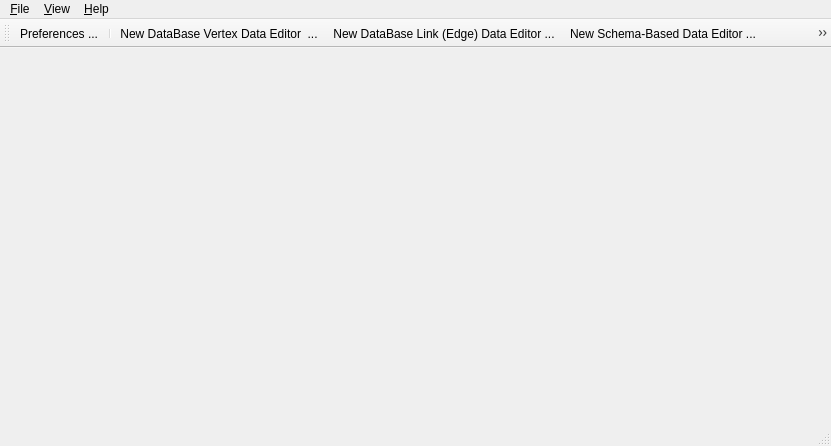
<?xml version="1.0" encoding="UTF-8"?>
<ui version="4.0">
 <class>TJSONUITestWin</class>
 <widget class="QMainWindow" name="TJSONUITestWin">
  <property name="geometry">
   <rect>
    <x>0</x>
    <y>0</y>
    <width>831</width>
    <height>446</height>
   </rect>
  </property>
  <property name="windowTitle">
   <string>JSONUI Test Main Window</string>
  </property>
  <widget class="QWidget" name="centralWidget">
   <layout class="QGridLayout" name="gridLayout"/>
  </widget>
  <widget class="QMenuBar" name="menuBar">
   <property name="geometry">
    <rect>
     <x>0</x>
     <y>0</y>
     <width>831</width>
     <height>22</height>
    </rect>
   </property>
   <widget class="QMenu" name="menu_File">
    <property name="title">
     <string>&amp;File</string>
    </property>
    <addaction name="actionSet_I_O_Files_Location"/>
    <addaction name="separator"/>
    <addaction name="actionNewVertex"/>
    <addaction name="actionNew_Edge_Editor_Window"/>
    <addaction name="separator"/>
    <addaction name="actionNew_Bson"/>
    <addaction name="actionNew_Collection_Data_Editor"/>
    <addaction name="actionNew_Impex"/>
    <addaction name="actionNew_CSV"/>
    <addaction name="actionNew_Key_Selection"/>
    <addaction name="separator"/>
    <addaction name="actionE_xit"/>
   </widget>
   <widget class="QMenu" name="menuHelp">
    <property name="title">
     <string>&amp;Help</string>
    </property>
    <addaction name="actionPreferences"/>
    <addaction name="separator"/>
    <addaction name="actionContents"/>
    <addaction name="separator"/>
    <addaction name="actionVersion"/>
    <addaction name="actionAuthors"/>
    <addaction name="actionLicense"/>
    <addaction name="separator"/>
    <addaction name="action_Help_About"/>
   </widget>
   <widget class="QMenu" name="menu_View">
    <property name="title">
     <string>&amp;View</string>
    </property>
    <addaction name="action_Show_comments"/>
    <addaction name="action_Display_enums"/>
    <addaction name="action_Edit_id"/>
   </widget>
   <addaction name="menu_File"/>
   <addaction name="menu_View"/>
   <addaction name="menuHelp"/>
  </widget>
  <widget class="QToolBar" name="mainToolBar">
   <property name="floatable">
    <bool>true</bool>
   </property>
   <attribute name="toolBarArea">
    <enum>TopToolBarArea</enum>
   </attribute>
   <attribute name="toolBarBreak">
    <bool>false</bool>
   </attribute>
   <addaction name="actionPreferences"/>
   <addaction name="separator"/>
   <addaction name="actionNewVertex"/>
   <addaction name="actionNew_Edge_Editor_Window"/>
   <addaction name="actionNew_Bson"/>
   <addaction name="actionNew_Impex"/>
   <addaction name="actionNew_CSV"/>
   <addaction name="separator"/>
   <addaction name="actionContents"/>
   <addaction name="separator"/>
  </widget>
  <widget class="QStatusBar" name="statusBar"/>
  <action name="actionAdd_schema_file">
   <property name="icon">
    <iconset resource="../src/jsonui.qrc">
     <normaloff>:/menu/Icons/DetailedCSDIcon24.png</normaloff>:/menu/Icons/DetailedCSDIcon24.png</iconset>
   </property>
   <property name="text">
    <string>Set Location of Data &amp;Schema Files ...</string>
   </property>
   <property name="toolTip">
    <string>Set Data Schemas Location ...</string>
   </property>
  </action>
  <action name="actionE_xit">
   <property name="text">
    <string>E&amp;xit</string>
   </property>
  </action>
  <action name="actionNewVertex">
   <property name="icon">
    <iconset resource="../src/jsonui.qrc">
     <normaloff>:/menu/Icons/DocumentDatabaseIcon24.png</normaloff>:/menu/Icons/DocumentDatabaseIcon24.png</iconset>
   </property>
   <property name="text">
    <string>&amp;New DataBase Vertex Data Editor  ...</string>
   </property>
   <property name="iconText">
    <string>New DataBase Vertex Data Editor  ...</string>
   </property>
   <property name="toolTip">
    <string>New DataBase Vertex Data Editor  ...</string>
   </property>
  </action>
  <action name="actionPreferences">
   <property name="icon">
    <iconset resource="../src/jsonui.qrc">
     <normaloff>:/menu/Icons/SetKeyTemplateIcon24.png</normaloff>:/menu/Icons/SetKeyTemplateIcon24.png</iconset>
   </property>
   <property name="text">
    <string>&amp;Preferences ...</string>
   </property>
   <property name="iconText">
    <string>Preferences ...</string>
   </property>
   <property name="toolTip">
    <string>Preferences ...</string>
   </property>
  </action>
  <action name="action_Help_About">
   <property name="icon">
    <iconset resource="../src/jsonui.qrc">
     <normaloff>:/menu/Icons/QuestionMessageIcon24.png</normaloff>:/menu/Icons/QuestionMessageIcon24.png</iconset>
   </property>
   <property name="text">
    <string>Open &amp;Help Viewer ...</string>
   </property>
   <property name="iconText">
    <string>Open Help Viewer ...</string>
   </property>
   <property name="toolTip">
    <string>Open Help Viewer ...</string>
   </property>
  </action>
  <action name="actionAuthors">
   <property name="text">
    <string>Au&amp;thors ...</string>
   </property>
  </action>
  <action name="actionLicense">
   <property name="text">
    <string>&amp;License ...</string>
   </property>
  </action>
  <action name="actionContents">
   <property name="icon">
    <iconset resource="../src/jsonui.qrc">
     <normaloff>:/menu/Icons/QuestionMessageIcon24.png</normaloff>:/menu/Icons/QuestionMessageIcon24.png</iconset>
   </property>
   <property name="text">
    <string>Help &amp;Contents ...</string>
   </property>
  </action>
  <action name="action_Show_comments">
   <property name="checkable">
    <bool>true</bool>
   </property>
   <property name="text">
    <string>&amp;Display Comments to Data Fields</string>
   </property>
  </action>
  <action name="action_Display_enums">
   <property name="checkable">
    <bool>true</bool>
   </property>
   <property name="text">
    <string>&amp;Show Enum Names Instead of Values</string>
   </property>
  </action>
  <action name="actionSet_I_O_Files_Location">
   <property name="icon">
    <iconset resource="../src/jsonui.qrc">
     <normaloff>:/menu/Icons/ShowFilesIcon24.png</normaloff>:/menu/Icons/ShowFilesIcon24.png</iconset>
   </property>
   <property name="text">
    <string>Set Location of &amp;Input/Output Files ...</string>
   </property>
   <property name="iconText">
    <string>Set Location of Input/Output Files ...</string>
   </property>
   <property name="toolTip">
    <string>Set Location of Input/Output Files ...</string>
   </property>
  </action>
  <action name="actionSet_Database_Location">
   <property name="icon">
    <iconset resource="../src/jsonui.qrc">
     <normaloff>:/menu/Icons/DatabaseModeIcon24.png</normaloff>:/menu/Icons/DatabaseModeIcon24.png</iconset>
   </property>
   <property name="text">
    <string>Set Database &amp;Location ...</string>
   </property>
  </action>
  <action name="actionVersion">
   <property name="text">
    <string>&amp;Version ...</string>
   </property>
  </action>
  <action name="action_Edit_id">
   <property name="checkable">
    <bool>true</bool>
   </property>
   <property name="icon">
    <iconset resource="../src/jsonui.qrc">
     <normaloff>:/menu/Icons/CancelIcon24.png</normaloff>:/menu/Icons/CancelIcon24.png</iconset>
   </property>
   <property name="text">
    <string>&amp;Edit _id of DB Documents (Records) </string>
   </property>
  </action>
  <action name="actionNew_Edge_Editor_Window">
   <property name="icon">
    <iconset resource="../src/jsonui.qrc">
     <normaloff>:/menu/Icons/DualThModuleIcon24.png</normaloff>:/menu/Icons/DualThModuleIcon24.png</iconset>
   </property>
   <property name="text">
    <string>New DataBase Link (&amp;Edge) Data Editor ...</string>
   </property>
   <property name="iconText">
    <string>New DataBase Link (Edge) Data Editor ...</string>
   </property>
   <property name="toolTip">
    <string>New DataBase Link (Edge) Data Editor ...</string>
   </property>
  </action>
  <action name="actionNew_Bson">
   <property name="icon">
    <iconset resource="../src/jsonui.qrc">
     <normaloff>:/menu/Icons/DetailedCSDIcon24.png</normaloff>:/menu/Icons/DetailedCSDIcon24.png</iconset>
   </property>
   <property name="text">
    <string>New Schema-&amp;Based Data Editor ...</string>
   </property>
   <property name="iconText">
    <string>New Schema-Based Data Editor ...</string>
   </property>
   <property name="toolTip">
    <string>New Schema-Based Data Editor ...</string>
   </property>
  </action>
  <action name="actionNew_CSV">
   <property name="icon">
    <iconset resource="../src/jsonui.qrc">
     <normaloff>:/menu/Icons/SelectDisplayRecordIcon24.png</normaloff>:/menu/Icons/SelectDisplayRecordIcon24.png</iconset>
   </property>
   <property name="text">
    <string>New Table Data Editor from &amp;CSV File ...</string>
   </property>
   <property name="iconText">
    <string>New Table Data Editor from CSV File ...</string>
   </property>
   <property name="toolTip">
    <string>New Table Data Editor from CSV File ...</string>
   </property>
  </action>
  <action name="actionNew_Impex">
   <property name="icon">
    <iconset resource="../src/jsonui.qrc">
     <normaloff>:/menu/Icons/ShowFilesIcon24.png</normaloff>:/menu/Icons/ShowFilesIcon24.png</iconset>
   </property>
   <property name="text">
    <string>Ne&amp;w Impex Description for Foreign Data ...</string>
   </property>
   <property name="iconText">
    <string>New Impex Description for Foreign Data ...</string>
   </property>
   <property name="toolTip">
    <string>New Impex Description for Foreign Data ...</string>
   </property>
  </action>
  <action name="actionNew_Collection_Data_Editor">
   <property name="text">
    <string>New Collection Data Editor ...</string>
   </property>
  </action>
  <action name="actionNew_Key_Selection">
   <property name="text">
    <string>New Key Selection ...</string>
   </property>
  </action>
 </widget>
 <layoutdefault spacing="6" margin="11"/>
 <resources>
  <include location="../src/jsonui.qrc"/>
 </resources>
 <connections/>
</ui>
